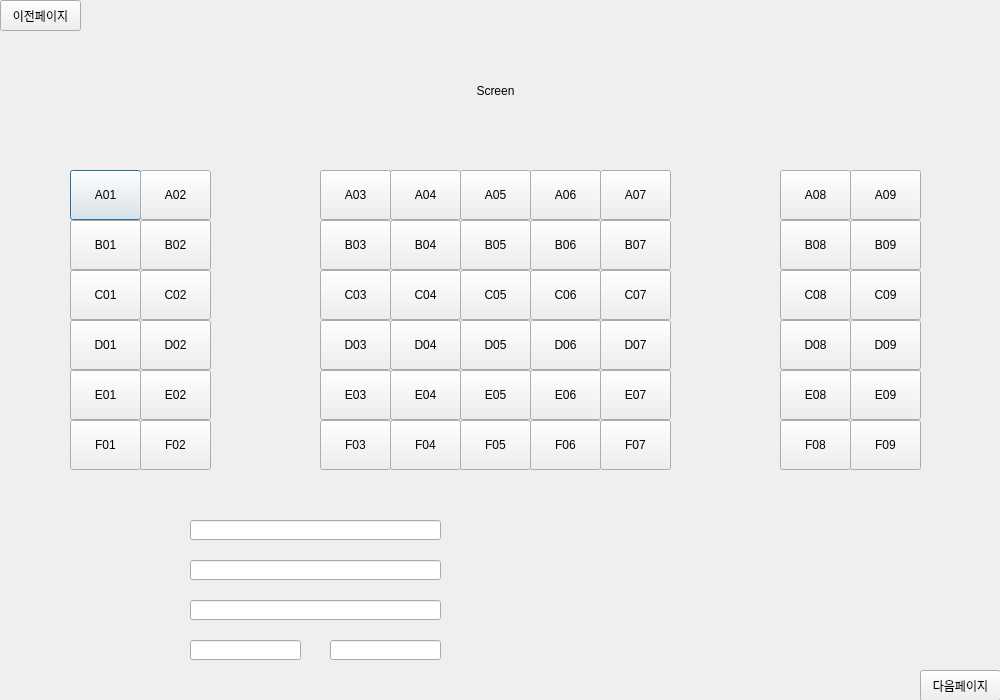
<?xml version="1.0" encoding="UTF-8"?>
<ui version="4.0">
 <class>Dialog</class>
 <widget class="QDialog" name="Dialog">
  <property name="geometry">
   <rect>
    <x>0</x>
    <y>0</y>
    <width>1000</width>
    <height>700</height>
   </rect>
  </property>
  <property name="windowTitle">
   <string>Dialog</string>
  </property>
  <widget class="QPushButton" name="seat_A01">
   <property name="geometry">
    <rect>
     <x>70</x>
     <y>170</y>
     <width>71</width>
     <height>50</height>
    </rect>
   </property>
   <property name="text">
    <string>A01</string>
   </property>
  </widget>
  <widget class="QPushButton" name="seat_A02">
   <property name="geometry">
    <rect>
     <x>140</x>
     <y>170</y>
     <width>71</width>
     <height>50</height>
    </rect>
   </property>
   <property name="text">
    <string>A02</string>
   </property>
  </widget>
  <widget class="QPushButton" name="seat_B01">
   <property name="geometry">
    <rect>
     <x>70</x>
     <y>220</y>
     <width>71</width>
     <height>50</height>
    </rect>
   </property>
   <property name="text">
    <string>B01</string>
   </property>
  </widget>
  <widget class="QPushButton" name="seat_B02">
   <property name="geometry">
    <rect>
     <x>140</x>
     <y>220</y>
     <width>71</width>
     <height>50</height>
    </rect>
   </property>
   <property name="text">
    <string>B02</string>
   </property>
  </widget>
  <widget class="QPushButton" name="seat_D02">
   <property name="geometry">
    <rect>
     <x>140</x>
     <y>320</y>
     <width>71</width>
     <height>50</height>
    </rect>
   </property>
   <property name="text">
    <string>D02</string>
   </property>
  </widget>
  <widget class="QPushButton" name="seat_C02">
   <property name="geometry">
    <rect>
     <x>140</x>
     <y>270</y>
     <width>71</width>
     <height>50</height>
    </rect>
   </property>
   <property name="text">
    <string>C02</string>
   </property>
  </widget>
  <widget class="QPushButton" name="seat_C01">
   <property name="geometry">
    <rect>
     <x>70</x>
     <y>270</y>
     <width>71</width>
     <height>50</height>
    </rect>
   </property>
   <property name="text">
    <string>C01</string>
   </property>
  </widget>
  <widget class="QPushButton" name="seat_D01">
   <property name="geometry">
    <rect>
     <x>70</x>
     <y>320</y>
     <width>71</width>
     <height>50</height>
    </rect>
   </property>
   <property name="text">
    <string>D01</string>
   </property>
  </widget>
  <widget class="QPushButton" name="seat_E02">
   <property name="geometry">
    <rect>
     <x>140</x>
     <y>370</y>
     <width>71</width>
     <height>50</height>
    </rect>
   </property>
   <property name="text">
    <string>E02</string>
   </property>
  </widget>
  <widget class="QPushButton" name="seat_E01">
   <property name="geometry">
    <rect>
     <x>70</x>
     <y>370</y>
     <width>71</width>
     <height>50</height>
    </rect>
   </property>
   <property name="text">
    <string>E01</string>
   </property>
  </widget>
  <widget class="QPushButton" name="seat_B03">
   <property name="geometry">
    <rect>
     <x>320</x>
     <y>220</y>
     <width>71</width>
     <height>50</height>
    </rect>
   </property>
   <property name="text">
    <string>B03</string>
   </property>
  </widget>
  <widget class="QPushButton" name="seat_C03">
   <property name="geometry">
    <rect>
     <x>320</x>
     <y>270</y>
     <width>71</width>
     <height>50</height>
    </rect>
   </property>
   <property name="text">
    <string>C03</string>
   </property>
  </widget>
  <widget class="QPushButton" name="seat_A03">
   <property name="geometry">
    <rect>
     <x>320</x>
     <y>170</y>
     <width>71</width>
     <height>50</height>
    </rect>
   </property>
   <property name="text">
    <string>A03</string>
   </property>
  </widget>
  <widget class="QPushButton" name="seat_E03">
   <property name="geometry">
    <rect>
     <x>320</x>
     <y>370</y>
     <width>71</width>
     <height>50</height>
    </rect>
   </property>
   <property name="text">
    <string>E03</string>
   </property>
  </widget>
  <widget class="QPushButton" name="seat_D03">
   <property name="geometry">
    <rect>
     <x>320</x>
     <y>320</y>
     <width>71</width>
     <height>50</height>
    </rect>
   </property>
   <property name="text">
    <string>D03</string>
   </property>
  </widget>
  <widget class="QPushButton" name="seat_C04">
   <property name="geometry">
    <rect>
     <x>390</x>
     <y>270</y>
     <width>71</width>
     <height>50</height>
    </rect>
   </property>
   <property name="text">
    <string>C04</string>
   </property>
  </widget>
  <widget class="QPushButton" name="seat_B04">
   <property name="geometry">
    <rect>
     <x>390</x>
     <y>220</y>
     <width>71</width>
     <height>50</height>
    </rect>
   </property>
   <property name="text">
    <string>B04</string>
   </property>
  </widget>
  <widget class="QPushButton" name="seat_D04">
   <property name="geometry">
    <rect>
     <x>390</x>
     <y>320</y>
     <width>71</width>
     <height>50</height>
    </rect>
   </property>
   <property name="text">
    <string>D04</string>
   </property>
  </widget>
  <widget class="QPushButton" name="seat_E04">
   <property name="geometry">
    <rect>
     <x>390</x>
     <y>370</y>
     <width>71</width>
     <height>50</height>
    </rect>
   </property>
   <property name="text">
    <string>E04</string>
   </property>
  </widget>
  <widget class="QPushButton" name="seat_A04">
   <property name="geometry">
    <rect>
     <x>390</x>
     <y>170</y>
     <width>71</width>
     <height>50</height>
    </rect>
   </property>
   <property name="text">
    <string>A04</string>
   </property>
  </widget>
  <widget class="QPushButton" name="seat_D05">
   <property name="geometry">
    <rect>
     <x>460</x>
     <y>320</y>
     <width>71</width>
     <height>50</height>
    </rect>
   </property>
   <property name="text">
    <string>D05</string>
   </property>
  </widget>
  <widget class="QPushButton" name="seat_E05">
   <property name="geometry">
    <rect>
     <x>460</x>
     <y>370</y>
     <width>71</width>
     <height>50</height>
    </rect>
   </property>
   <property name="text">
    <string>E05</string>
   </property>
  </widget>
  <widget class="QPushButton" name="seat_A05">
   <property name="geometry">
    <rect>
     <x>460</x>
     <y>170</y>
     <width>71</width>
     <height>50</height>
    </rect>
   </property>
   <property name="text">
    <string>A05</string>
   </property>
  </widget>
  <widget class="QPushButton" name="seat_C05">
   <property name="geometry">
    <rect>
     <x>460</x>
     <y>270</y>
     <width>71</width>
     <height>50</height>
    </rect>
   </property>
   <property name="text">
    <string>C05</string>
   </property>
  </widget>
  <widget class="QPushButton" name="seat_B05">
   <property name="geometry">
    <rect>
     <x>460</x>
     <y>220</y>
     <width>71</width>
     <height>50</height>
    </rect>
   </property>
   <property name="text">
    <string>B05</string>
   </property>
  </widget>
  <widget class="QPushButton" name="seat_D06">
   <property name="geometry">
    <rect>
     <x>530</x>
     <y>320</y>
     <width>71</width>
     <height>50</height>
    </rect>
   </property>
   <property name="text">
    <string>D06</string>
   </property>
  </widget>
  <widget class="QPushButton" name="seat_C06">
   <property name="geometry">
    <rect>
     <x>530</x>
     <y>270</y>
     <width>71</width>
     <height>50</height>
    </rect>
   </property>
   <property name="text">
    <string>C06</string>
   </property>
  </widget>
  <widget class="QPushButton" name="seat_A06">
   <property name="geometry">
    <rect>
     <x>530</x>
     <y>170</y>
     <width>71</width>
     <height>50</height>
    </rect>
   </property>
   <property name="text">
    <string>A06</string>
   </property>
  </widget>
  <widget class="QPushButton" name="seat_E06">
   <property name="geometry">
    <rect>
     <x>530</x>
     <y>370</y>
     <width>71</width>
     <height>50</height>
    </rect>
   </property>
   <property name="text">
    <string>E06</string>
   </property>
  </widget>
  <widget class="QPushButton" name="seat_B06">
   <property name="geometry">
    <rect>
     <x>530</x>
     <y>220</y>
     <width>71</width>
     <height>50</height>
    </rect>
   </property>
   <property name="text">
    <string>B06</string>
   </property>
  </widget>
  <widget class="QPushButton" name="seat_C07">
   <property name="geometry">
    <rect>
     <x>600</x>
     <y>270</y>
     <width>71</width>
     <height>50</height>
    </rect>
   </property>
   <property name="text">
    <string>C07</string>
   </property>
  </widget>
  <widget class="QPushButton" name="seat_E07">
   <property name="geometry">
    <rect>
     <x>600</x>
     <y>370</y>
     <width>71</width>
     <height>50</height>
    </rect>
   </property>
   <property name="text">
    <string>E07</string>
   </property>
  </widget>
  <widget class="QPushButton" name="seat_B07">
   <property name="geometry">
    <rect>
     <x>600</x>
     <y>220</y>
     <width>71</width>
     <height>50</height>
    </rect>
   </property>
   <property name="text">
    <string>B07</string>
   </property>
  </widget>
  <widget class="QPushButton" name="seat_A07">
   <property name="geometry">
    <rect>
     <x>600</x>
     <y>170</y>
     <width>71</width>
     <height>50</height>
    </rect>
   </property>
   <property name="text">
    <string>A07</string>
   </property>
  </widget>
  <widget class="QPushButton" name="seat_D07">
   <property name="geometry">
    <rect>
     <x>600</x>
     <y>320</y>
     <width>71</width>
     <height>50</height>
    </rect>
   </property>
   <property name="text">
    <string>D07</string>
   </property>
  </widget>
  <widget class="QPushButton" name="seat_F06">
   <property name="geometry">
    <rect>
     <x>530</x>
     <y>420</y>
     <width>71</width>
     <height>50</height>
    </rect>
   </property>
   <property name="text">
    <string>F06</string>
   </property>
  </widget>
  <widget class="QPushButton" name="seat_F07">
   <property name="geometry">
    <rect>
     <x>600</x>
     <y>420</y>
     <width>71</width>
     <height>50</height>
    </rect>
   </property>
   <property name="text">
    <string>F07</string>
   </property>
  </widget>
  <widget class="QPushButton" name="seat_F04">
   <property name="geometry">
    <rect>
     <x>390</x>
     <y>420</y>
     <width>71</width>
     <height>50</height>
    </rect>
   </property>
   <property name="text">
    <string>F04</string>
   </property>
  </widget>
  <widget class="QPushButton" name="seat_F03">
   <property name="geometry">
    <rect>
     <x>320</x>
     <y>420</y>
     <width>71</width>
     <height>50</height>
    </rect>
   </property>
   <property name="text">
    <string>F03</string>
   </property>
  </widget>
  <widget class="QPushButton" name="seat_F05">
   <property name="geometry">
    <rect>
     <x>460</x>
     <y>420</y>
     <width>71</width>
     <height>50</height>
    </rect>
   </property>
   <property name="text">
    <string>F05</string>
   </property>
  </widget>
  <widget class="QPushButton" name="seat_F01">
   <property name="geometry">
    <rect>
     <x>70</x>
     <y>420</y>
     <width>71</width>
     <height>50</height>
    </rect>
   </property>
   <property name="text">
    <string>F01</string>
   </property>
  </widget>
  <widget class="QPushButton" name="seat_F02">
   <property name="geometry">
    <rect>
     <x>140</x>
     <y>420</y>
     <width>71</width>
     <height>50</height>
    </rect>
   </property>
   <property name="text">
    <string>F02</string>
   </property>
  </widget>
  <widget class="QPushButton" name="seat_B09">
   <property name="geometry">
    <rect>
     <x>850</x>
     <y>220</y>
     <width>71</width>
     <height>50</height>
    </rect>
   </property>
   <property name="text">
    <string>B09</string>
   </property>
  </widget>
  <widget class="QPushButton" name="seat_C09">
   <property name="geometry">
    <rect>
     <x>850</x>
     <y>270</y>
     <width>71</width>
     <height>50</height>
    </rect>
   </property>
   <property name="text">
    <string>C09</string>
   </property>
  </widget>
  <widget class="QPushButton" name="seat_E08">
   <property name="geometry">
    <rect>
     <x>780</x>
     <y>370</y>
     <width>71</width>
     <height>50</height>
    </rect>
   </property>
   <property name="text">
    <string>E08</string>
   </property>
  </widget>
  <widget class="QPushButton" name="seat_A09">
   <property name="geometry">
    <rect>
     <x>850</x>
     <y>170</y>
     <width>71</width>
     <height>50</height>
    </rect>
   </property>
   <property name="text">
    <string>A09</string>
   </property>
  </widget>
  <widget class="QPushButton" name="seat_E09">
   <property name="geometry">
    <rect>
     <x>850</x>
     <y>370</y>
     <width>71</width>
     <height>50</height>
    </rect>
   </property>
   <property name="text">
    <string>E09</string>
   </property>
  </widget>
  <widget class="QPushButton" name="seat_D08">
   <property name="geometry">
    <rect>
     <x>780</x>
     <y>320</y>
     <width>71</width>
     <height>50</height>
    </rect>
   </property>
   <property name="text">
    <string>D08</string>
   </property>
  </widget>
  <widget class="QPushButton" name="seat_F09">
   <property name="geometry">
    <rect>
     <x>850</x>
     <y>420</y>
     <width>71</width>
     <height>50</height>
    </rect>
   </property>
   <property name="text">
    <string>F09</string>
   </property>
  </widget>
  <widget class="QPushButton" name="seat_F08">
   <property name="geometry">
    <rect>
     <x>780</x>
     <y>420</y>
     <width>71</width>
     <height>50</height>
    </rect>
   </property>
   <property name="text">
    <string>F08</string>
   </property>
  </widget>
  <widget class="QPushButton" name="seat_A08">
   <property name="geometry">
    <rect>
     <x>780</x>
     <y>170</y>
     <width>71</width>
     <height>50</height>
    </rect>
   </property>
   <property name="text">
    <string>A08</string>
   </property>
  </widget>
  <widget class="QPushButton" name="seat_C08">
   <property name="geometry">
    <rect>
     <x>780</x>
     <y>270</y>
     <width>71</width>
     <height>50</height>
    </rect>
   </property>
   <property name="text">
    <string>C08</string>
   </property>
  </widget>
  <widget class="QPushButton" name="seat_D09">
   <property name="geometry">
    <rect>
     <x>850</x>
     <y>320</y>
     <width>71</width>
     <height>50</height>
    </rect>
   </property>
   <property name="text">
    <string>D09</string>
   </property>
  </widget>
  <widget class="QPushButton" name="seat_B08">
   <property name="geometry">
    <rect>
     <x>780</x>
     <y>220</y>
     <width>71</width>
     <height>50</height>
    </rect>
   </property>
   <property name="text">
    <string>B08</string>
   </property>
  </widget>
  <widget class="QPushButton" name="btn_goback">
   <property name="geometry">
    <rect>
     <x>0</x>
     <y>0</y>
     <width>81</width>
     <height>31</height>
    </rect>
   </property>
   <property name="text">
    <string>이전페이지</string>
   </property>
  </widget>
  <widget class="QPushButton" name="btn_next">
   <property name="geometry">
    <rect>
     <x>920</x>
     <y>670</y>
     <width>81</width>
     <height>31</height>
    </rect>
   </property>
   <property name="text">
    <string>다음페이지</string>
   </property>
  </widget>
  <widget class="QLabel" name="label">
   <property name="geometry">
    <rect>
     <x>170</x>
     <y>30</y>
     <width>651</width>
     <height>121</height>
    </rect>
   </property>
   <property name="text">
    <string>Screen</string>
   </property>
   <property name="alignment">
    <set>Qt::AlignCenter</set>
   </property>
  </widget>
  <widget class="QLineEdit" name="input_moviename">
   <property name="geometry">
    <rect>
     <x>190</x>
     <y>520</y>
     <width>251</width>
     <height>20</height>
    </rect>
   </property>
   <property name="readOnly">
    <bool>true</bool>
   </property>
  </widget>
  <widget class="QLineEdit" name="input_movietime">
   <property name="geometry">
    <rect>
     <x>190</x>
     <y>560</y>
     <width>251</width>
     <height>20</height>
    </rect>
   </property>
   <property name="readOnly">
    <bool>true</bool>
   </property>
  </widget>
  <widget class="QLineEdit" name="input_theater">
   <property name="geometry">
    <rect>
     <x>190</x>
     <y>600</y>
     <width>251</width>
     <height>20</height>
    </rect>
   </property>
   <property name="readOnly">
    <bool>true</bool>
   </property>
  </widget>
  <widget class="QLineEdit" name="input_adtnum">
   <property name="geometry">
    <rect>
     <x>190</x>
     <y>640</y>
     <width>111</width>
     <height>20</height>
    </rect>
   </property>
   <property name="readOnly">
    <bool>true</bool>
   </property>
  </widget>
  <widget class="QLineEdit" name="input_teennum">
   <property name="geometry">
    <rect>
     <x>330</x>
     <y>640</y>
     <width>111</width>
     <height>20</height>
    </rect>
   </property>
   <property name="readOnly">
    <bool>true</bool>
   </property>
  </widget>
 </widget>
 <resources/>
 <connections/>
</ui>
